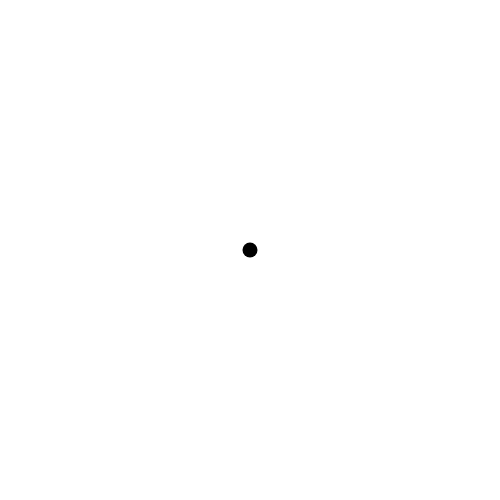
Frame 1 (no input)
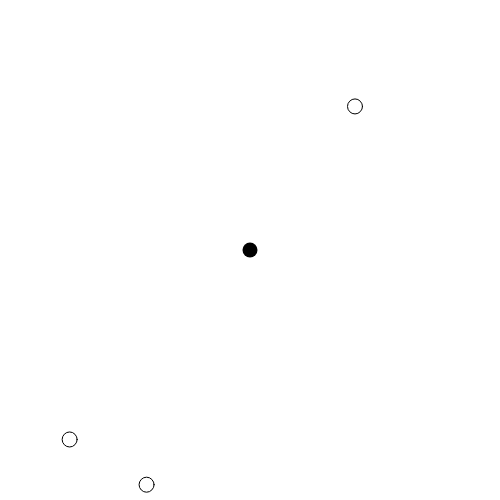
Frame 60 (no input)
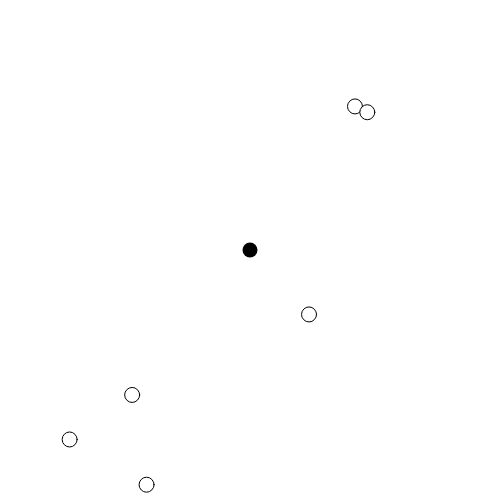
Frame 120 (the mouse pressed at the canvas centre since frame 60)

The p5.js sketch that drew these frames (run headless with seeded random() and noise() and a simulated clock; from frame 60 on, the mouse is pressed at the canvas centre):

// p5.js sketch
// ── sketch.js
//for the ellipses
var ellipseX_each, ellipseY_each;
var ellipse_array = [];//pile up the ellipse_count
var ellipse_count = 0;//++ with the frames until totalellipses
var totalellipses = 20;
var ellipseR = 15;
//for the barrier
var bool = new p5.Vector(0,0);
//movement
var speed = 2;

//getting all the ellipse pos
var ellipse_array_all = [];//an array that stores all the data

//if controller hit it or not?
var controllerR = 15;
var controller = new p5.Vector(250, 250);//position
var addx = new p5.Vector(7, 0);
var addy = new p5.Vector(0, 7);
var poinrts = new p5.Vector(0,0);//points for the barrier
var pointnum = 4;//how many points are there gonna be at first?

//different framerates / speeds / animations
var keyframe = 0;
var currentime = 0;
var updateRate = 16.66;
var smallellipse_rate = 333;//change this to change the framerate of random ellipses
var debug = 0.1;//theoretically this should work but it needs to be modified, smallellipse_rate is not supposed to be changed right now.

//physics engine = collision class
var direction = new p5.Vector(0,0);
var passme = []; //to pass the count during collision (to check which one is being hitting)
var passcount = 0; //adds up in the passme array
var passme_each = -1;//set this to -1 so the if statement wouldnt be initialized at first
var ellipse_vector = new p5.Vector(0,0);
var distt = 0; //to check length

function setup() {
  createCanvas(500,500);
}

function draw() {
  frameRate(80);
  background(255);
  
  //update ellipse_array per frame(the drawing part not the calculation part)
  ellipseX_each = random(5, 495);
  ellipseY_each = random(5, 495);
  for(i = 0; i < totalellipses - 1; i ++){
      fill(255);
      stroke(0.4);
    if(ellipse_array[i]){
    ellipse(ellipse_array[i].x, ellipse_array[i].y, ellipseR, ellipseR);
    
       ellipse_array[i].x += ellipse_array[i].dx*speed;
       ellipse_array[i].y += ellipse_array[i].dy*speed;
      
    }
    
  }
  
  
  //for the ellipses (updated 5 fps)
  if(currentime >= smallellipse_rate*keyframe){
    if(keyframe > 1000/smallellipse_rate-debug){
      keyframe = 0;
    }else{
      smallellipse();
      keyframe ++;
    }
    //print(1000/smallellipse_rate);
  }
  
  //getting all the ellipse pos (updated 60 fps)
  gettingellipsepos_all(ellipseX_each, ellipseY_each);
  
  //controller class (updated 60 fps)
  controllerclass();
  
  //physics class (updated 60 fps)
  physicsclass();
  
  //split different classes in different framerates
  timeManager();
  
}


function timeManager(){
  currentime += updateRate;
  if(currentime >= 1000){
    currentime = 0;
  }
}

function smallellipse(){
  fill(0,0,255);
  ellipse_array[ellipse_count] = {"x": ellipseX_each, "y": ellipseY_each, "dx": 0, "dy": 0};//original speed has to be 0
  //ellipse_array[ellipse_count].d is a pvector that contains the collision speed
  if(ellipse_count < totalellipses){
  ellipse_count ++;
  }
}

function gettingellipsepos_all(xx, yy){
  for (i=0; i<ellipse_count; i++){
    ellipse_array_all[i] = { "x": xx, "y": yy};
  }
}

function keyPressed(){
  if (keyCode === 65) {//left
    //print("left");
    controller.sub(addx);
  } else if (keyCode === 68) {//right
    //print("right");
    controller.add(addx);
  }
  if (keyCode === 87) {//up
    controller.sub(addy);
    //print("up");
  } else if (keyCode === 83) {//down
    controller.add(addy);
    //print("down");
  }
}

function controllerclass(){
  fill(0);
  noStroke();
  ellipse(controller.x, controller.y, controllerR, controllerR);
  
  //moving barrier code goes here
  for(i = 0 ; i <= pointnum ; i ++){
    
  }
  
}

function physicsclass(){
  if(ellipse_array){
    for(i=0; i< totalellipses - 1; i++){
      if(ellipse_array[i]){
        //print(ellipse_array[i].x);//this is the data you ALWAYS need
        
      //distance checking
          // stroke(0);
          // strokeWeight(1);
          // line(ellipse_array[i].x, ellipse_array[i].y, controller.x, controller.y);
      distt = int(dist(ellipse_array[i].x, ellipse_array[i].y, controller.x, controller.y));
      
        //when the collision happens!
        if(distt < (ellipseR + controllerR)/2){
          //print("collide");
        //for some reason this act weird if i put it outside of this if statement
        // so I have a complete different system outside, that repeats this step
        //at the same time don't fuck up this thing
          ellipse_vector.set(ellipse_array[i].x, ellipse_array[i].y);
          direction = ellipse_vector.sub(controller);
          direction.normalize();
          ellipse_array[i].dx = direction.x;
          ellipse_array[i].dy = direction.y;
        }
      
      
        //setting a barrier!!!
        if (ellipse_array[i].x < 3 || ellipse_array[i].x > 497 ){
          //print("collide");
          ellipse_array[i].dx *= -1;
        //ellipse_array[i].dy *= -1;
        }else{
          ellipse_array[i].dx *= 1;
        }
        
        
        if (ellipse_array[i].y < 3 || ellipse_array[i].y > 497 ){
          //print("collide");
          ellipse_array[i].dy *= -1;
          //ellipse_array[i].dy *= -1;
        }else{
          ellipse_array[i].dy *= 1;
        }

      }
    }
  }
}
